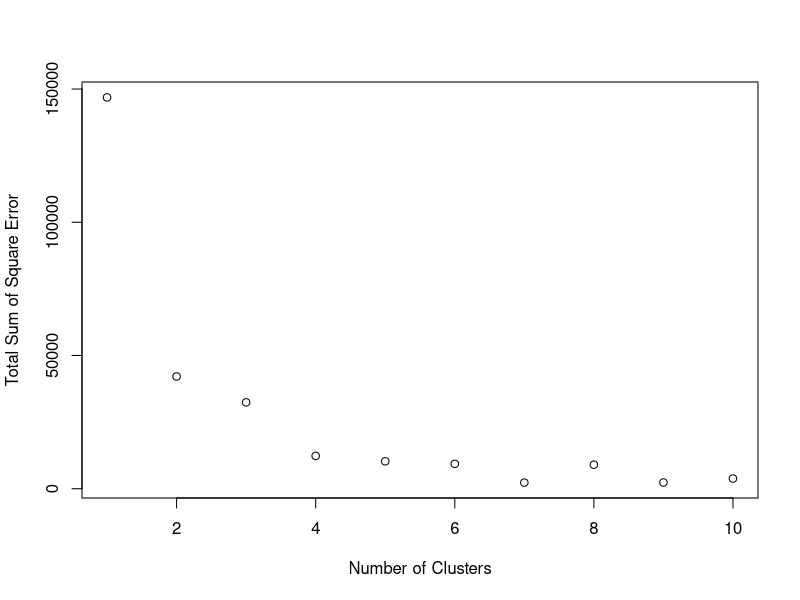
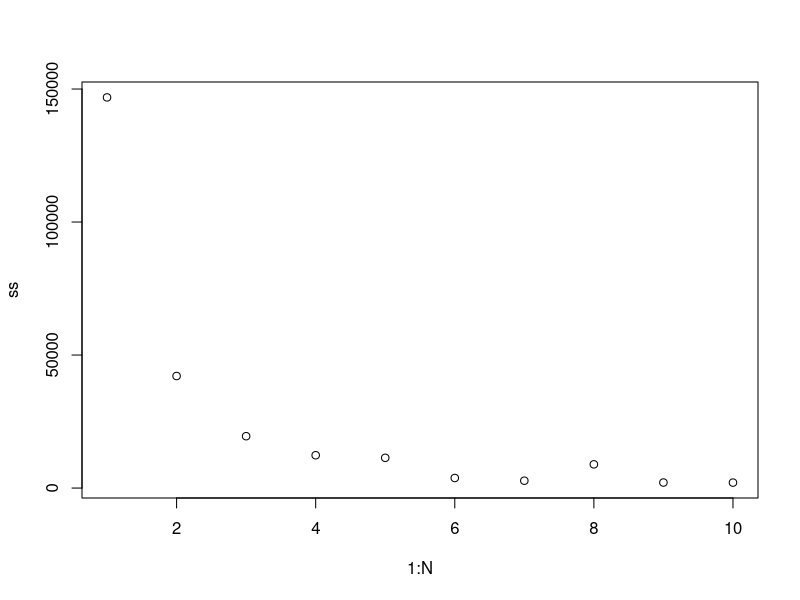

The R script that drew these images, in order:
## ---- chunk 1
knitr::opts_chunk$set(echo = TRUE)
## ---- chunk 2
ss <- c()
N <- 10
for(i in 1:N){
  ss[i] <- kmeans(mtcars[, c(1,4)], i)$tot.withinss
}
plot(1:N, ss, xlab="Number of Clusters", ylab="Total Sum of Square Error")
## ---- chunk 3
df <- mtcars[,c(1,4)]
names(df) <- c("x","y")
ss <- c()
N <- 10
for(i in 1:N){
  ss[i] <- kmeans(df, i)$tot.withinss
}
plot(1:N, ss)
k <- which(abs(diff(ss/ss[1])) < 0.1)[1]
k
